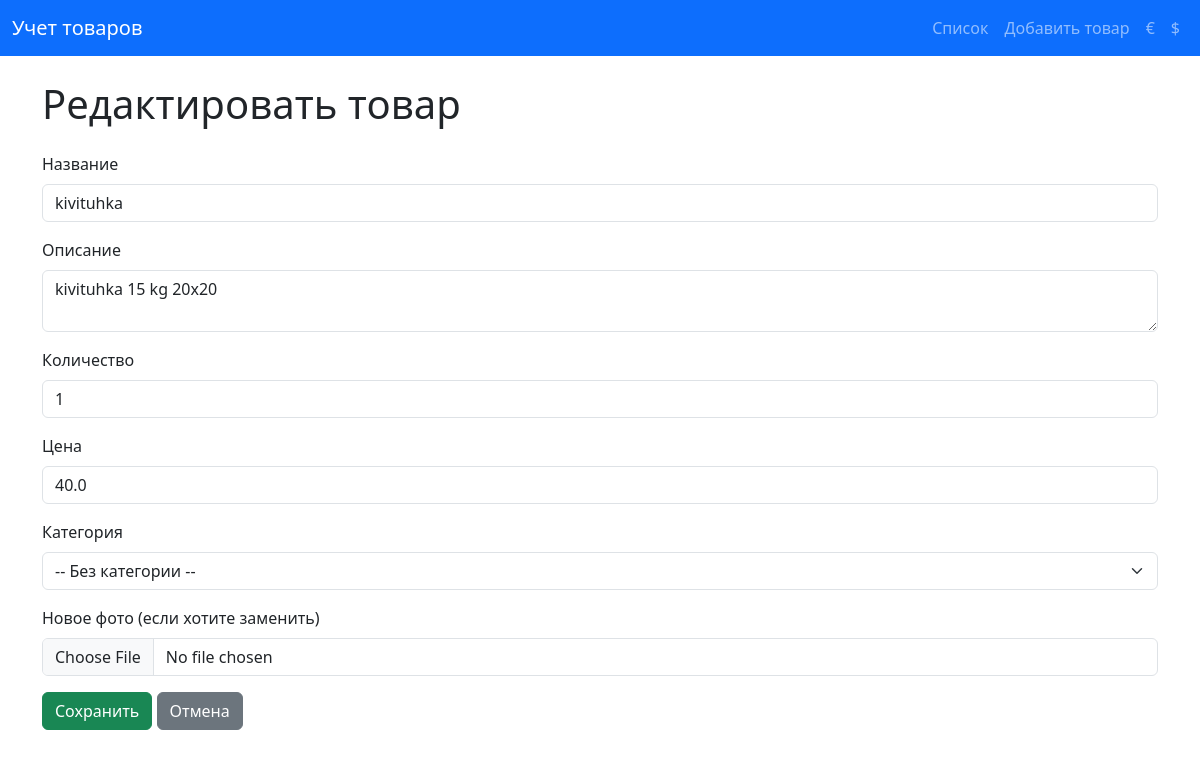
Page /edit/2 on the committed database.
### app.py (models this page shows, shortened)
class Product(db.Model):
    id = db.Column(db.Integer, primary_key=True)
    name = db.Column(db.String(100), nullable=False)
    description = db.Column(db.String(200), nullable=True)
    quantity = db.Column(db.Integer, nullable=False, default=0)
    price = db.Column(db.Float, nullable=False, default=0.0)
    created_at = db.Column(db.DateTime, default=datetime.utcnow)
    category_id = db.Column(db.Integer, db.ForeignKey('category.id'), nullable=True)
    category = db.relationship('Category', backref=db.backref('products', lazy=True))
    image_filename = db.Column(db.String(200), nullable=True)

### app.py (the view, shortened to what this page needs)
@app.route('/edit/<int:product_id>', methods=['GET', 'POST'])
def edit(product_id):
    product = Product.query.get_or_404(product_id)
    categories = Category.query.order_by(Category.name).all()
    return render_template('edit.html', product=product, categories=categories)

### templates/edit.html (shortened to what this page needs)
{% extends "base.html" %}
{% block content %}
<h1 class="mb-4">Редактировать товар</h1>
<form method="POST" enctype="multipart/form-data">
    <div class="mb-3">
        <label for="name" class="form-label">Название</label>
        <input type="text" class="form-control" id="name" name="name" value="{{ product.name }}" required>
    </div>
    <div class="mb-3">
        <label for="description" class="form-label">Описание</label>
        <textarea class="form-control" id="description" name="description">{{ product.description }}</textarea>
    </div>
    <div class="mb-3">
        <label for="quantity" class="form-label">Количество</label>
        <input type="number" class="form-control" id="quantity" name="quantity" value="{{ product.quantity }}" required>
    </div>
    <div class="mb-3">
        <label for="price" class="form-label">Цена</label>
        <input type="number" step="0.01" class="form-control" id="price" name="price" value="{{ product.price }}" required>
    </div>
    <div class="mb-3">
        <label for="category_id" class="form-label">Категория</label>
        <select class="form-select" id="category_id" name="category_id">
            <option value="">-- Без категории --</option>
        </select>
    </div>
    <div class="mb-3">
        <label for="image" class="form-label">Новое фото (если хотите заменить)</label>
        <input type="file" class="form-control" id="image" name="image" accept="image/*">
    </div>
    <button type="submit" class="btn btn-success">Сохранить</button>
    <a href="{{ url_for('index') }}" class="btn btn-secondary">Отмена</a>
</form>
{% endblock %}

### rows in the picture
Product: name "kivituhka", description "kivituhka 15 kg 20x20", quantity "1", price "40.0"
